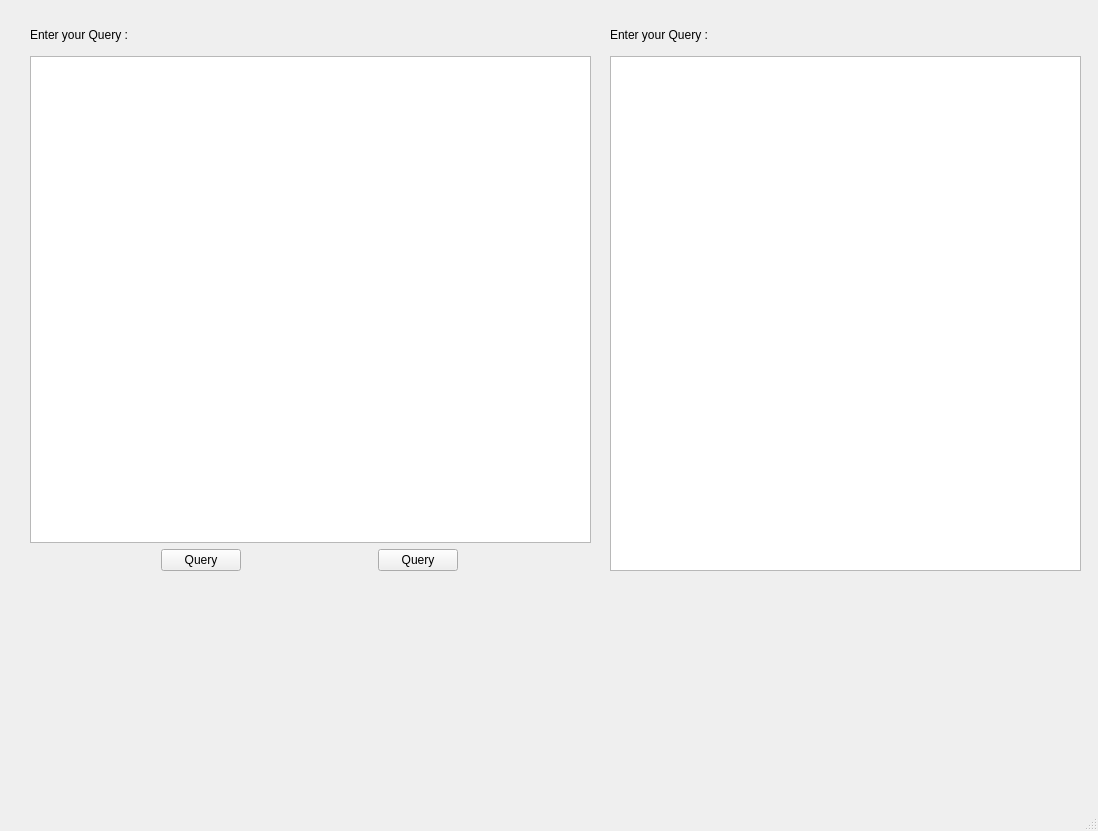
<?xml version="1.0" encoding="UTF-8"?>
<ui version="4.0">
 <class>MainWindow</class>
 <widget class="QMainWindow" name="MainWindow">
  <property name="geometry">
   <rect>
    <x>0</x>
    <y>0</y>
    <width>1098</width>
    <height>831</height>
   </rect>
  </property>
  <property name="sizePolicy">
   <sizepolicy hsizetype="Fixed" vsizetype="Preferred">
    <horstretch>0</horstretch>
    <verstretch>0</verstretch>
   </sizepolicy>
  </property>
  <property name="windowTitle">
   <string>MainWindow</string>
  </property>
  <widget class="QWidget" name="centralwidget">
   <widget class="QWidget" name="verticalLayoutWidget">
    <property name="geometry">
     <rect>
      <x>30</x>
      <y>20</y>
      <width>561</width>
      <height>551</height>
     </rect>
    </property>
    <layout class="QVBoxLayout" name="verticalLayout" stretch="0,0,0">
     <item>
      <widget class="QLabel" name="label">
       <property name="minimumSize">
        <size>
         <width>0</width>
         <height>30</height>
        </size>
       </property>
       <property name="text">
        <string>Enter your Query :</string>
       </property>
      </widget>
     </item>
     <item>
      <widget class="QPlainTextEdit" name="plainTextEdit"/>
     </item>
     <item>
      <layout class="QHBoxLayout" name="horizontalLayout_2">
       <item>
        <widget class="QPushButton" name="Query_2">
         <property name="sizePolicy">
          <sizepolicy hsizetype="Fixed" vsizetype="Fixed">
           <horstretch>0</horstretch>
           <verstretch>0</verstretch>
          </sizepolicy>
         </property>
         <property name="text">
          <string>Query</string>
         </property>
        </widget>
       </item>
       <item>
        <widget class="QPushButton" name="Query">
         <property name="sizePolicy">
          <sizepolicy hsizetype="Fixed" vsizetype="Fixed">
           <horstretch>0</horstretch>
           <verstretch>0</verstretch>
          </sizepolicy>
         </property>
         <property name="text">
          <string>Query</string>
         </property>
        </widget>
       </item>
      </layout>
     </item>
    </layout>
   </widget>
   <widget class="QWidget" name="verticalLayoutWidget_2">
    <property name="geometry">
     <rect>
      <x>610</x>
      <y>20</y>
      <width>471</width>
      <height>551</height>
     </rect>
    </property>
    <layout class="QVBoxLayout" name="verticalLayout_2">
     <item>
      <widget class="QLabel" name="label_3">
       <property name="minimumSize">
        <size>
         <width>0</width>
         <height>30</height>
        </size>
       </property>
       <property name="text">
        <string>Enter your Query :</string>
       </property>
      </widget>
     </item>
     <item>
      <widget class="QGraphicsView" name="graphicsView"/>
     </item>
    </layout>
   </widget>
  </widget>
  <widget class="QMenuBar" name="menubar">
   <property name="geometry">
    <rect>
     <x>0</x>
     <y>0</y>
     <width>1098</width>
     <height>26</height>
    </rect>
   </property>
  </widget>
  <widget class="QStatusBar" name="statusbar"/>
 </widget>
 <resources/>
 <connections/>
</ui>
